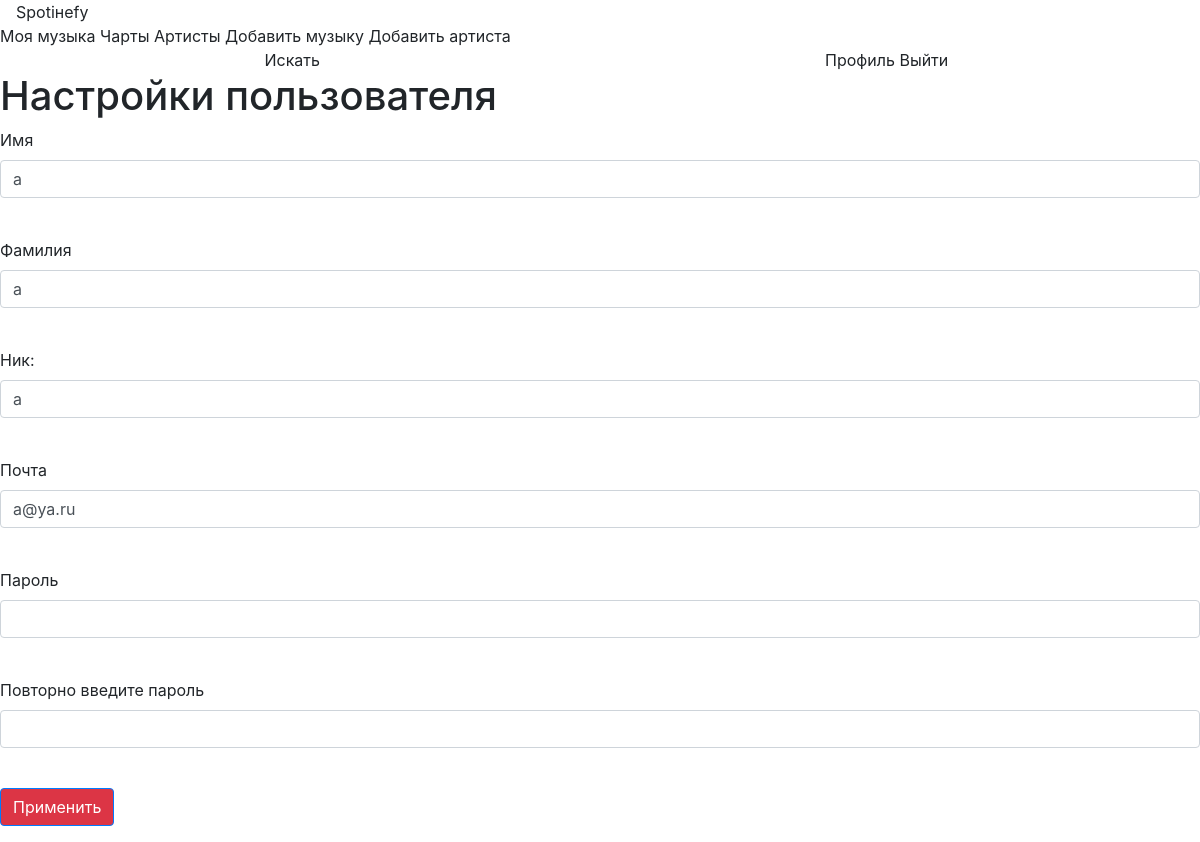
Screenshot of /setting (signed in) with the database file from the repository.
### data/users.py (models this page shows, shortened)
class User(SqlAlchemyBase, UserMixin, SerializerMixin):
    __tablename__ = 'users'
    id = sqlalchemy.Column(sqlalchemy.Integer,
                           primary_key=True, autoincrement=True)
    name = sqlalchemy.Column(sqlalchemy.String, nullable=True)
    surname = sqlalchemy.Column(sqlalchemy.String, nullable=True)
    nic = sqlalchemy.Column(sqlalchemy.String, nullable=True)
    email = sqlalchemy.Column(sqlalchemy.String,
                              index=True, unique=True, nullable=True)
    password = sqlalchemy.Column(sqlalchemy.String, nullable=True)
    created_date = sqlalchemy.Column(sqlalchemy.DateTime,
                                     default=datetime.datetime.now)

### main.py (the view, shortened to what this page needs)
@app.route('/setting', methods=['GET', 'POST'])
@login_required
def edit_users():
    form = EditForm()
    if request.method == "GET":
        db_sess = db_session.create_session()
        users = db_sess.query(User).filter(User.email == current_user.email
                                           ).first()
        if users:
            form.name.data = users.name
            form.surname.data = users.surname
            form.nic.data = users.nic
            form.email.data = users.email
            form.password.data = users.password
        else:
            abort(404)
    return render_template('settings.html',
                           title='Настройки',
                           form=form, nic=nic
                           )

### data/edit.py
class EditForm(FlaskForm):
    name = StringField('Имя', validators=[DataRequired()])
    surname = StringField('Фамилия', validators=[DataRequired()])
    nic = StringField('Ник:', validators=[DataRequired()])
    email = EmailField('Почта', validators=[DataRequired()])
    password = PasswordField('Пароль', validators=[DataRequired()])
    password_again = PasswordField('Повторно введите пароль', validators=[DataRequired()])
    submit = SubmitField('Применить')

### data/db_session.py (called while the page is built)
def create_session() -> Session:
    global __factory
    return __factory()

### main.py (called while the page is built)
@login_manager.user_loader
def load_user(user_id):
    db_sess = db_session.create_session()
    return db_sess.query(User).get(user_id)

### templates/settings.html (shortened to what this page needs)
{% extends "base.html" %}
{% block content %}
<div>
<h1>Настройки пользователя {{nic}}</h1>
<form action="" method="post">
    <p>
        {{ form.name.label }}<br>
        {{ form.name(class="form-control") }}<br>
    </p>
    <p>
        {{ form.surname.label }}<br>
        {{ form.surname(class="form-control") }}<br>
    </p>
    <p>
        {{ form.nic.label }}<br>
        {{ form.nic(class="form-control") }}<br>
    </p>
    <p>
        {{ form.email.label }}<br>
        {{ form.email(class="form-control") }}<br>
    </p>
    <p>
        {{ form.password.label }}<br>
        {{ form.password(class="form-control") }}<br>
    </p>
    <p>
        {{ form.password_again.label }}<br>
        {{ form.password_again(class="form-control") }}<br>
    </p>
    <p>{{ form.submit(type="submit", class="btn btn-primary red") }}</p>
</form>
</div>
{% endblock %}

### static/css/style.css (style rules this page uses)
.red { background-color: #dc3545 !important; }

### rows the page displays
User: name "a", surname "a", nic "a", email "a@ya.ru"
